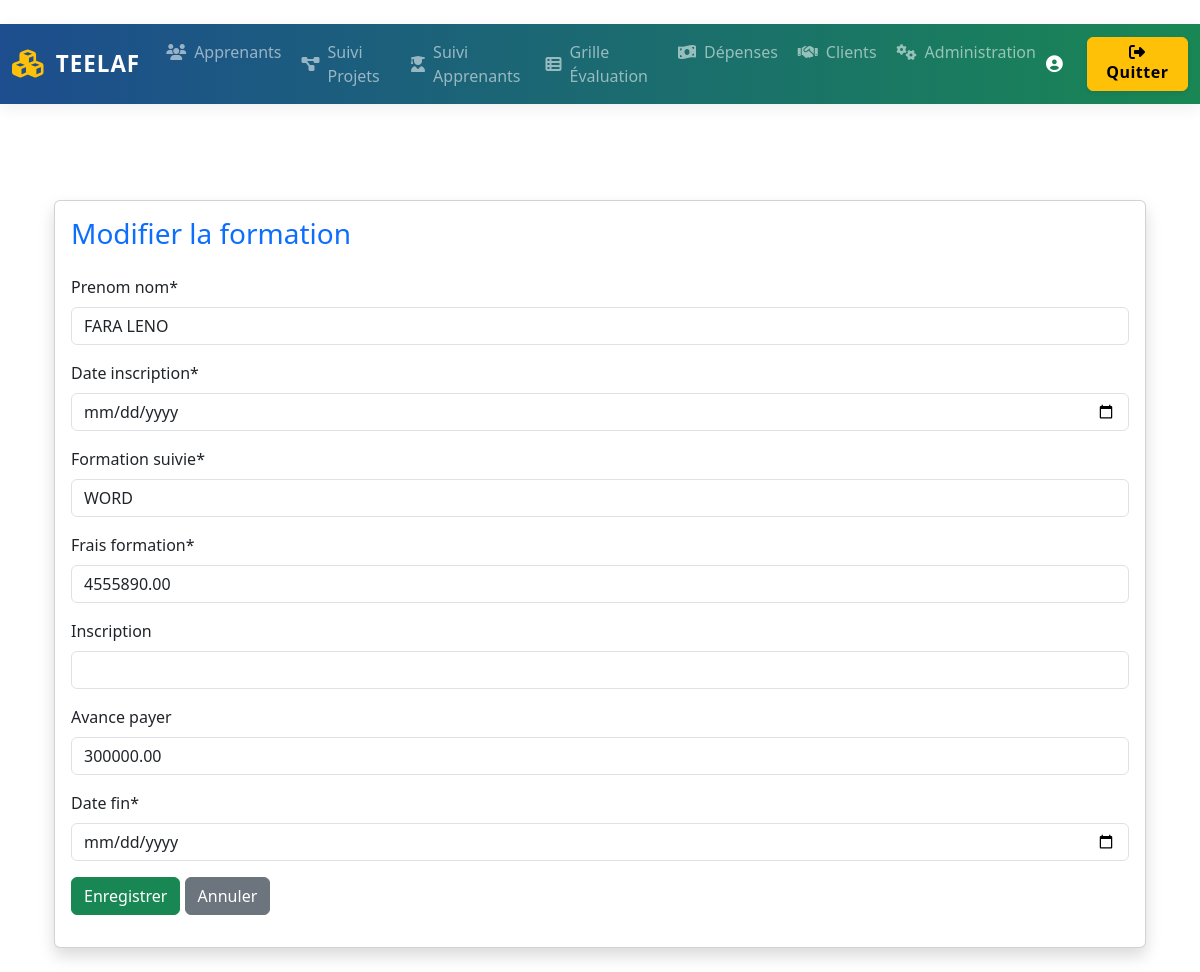
Screenshot of /depenses/formation/modifier/1/ with the database file from the repository.
### teelaf/Depenses/models.py (models this page shows, shortened)
class FraisFormation(models.Model):
    prenom_nom = models.CharField(max_length=255)
    date_inscription = models.DateField()
    formation_suivie = models.CharField(max_length=255)
    frais_formation = models.DecimalField(max_digits=10, decimal_places=2)
    inscription = models.DecimalField(
        max_digits=10, decimal_places=2, blank=True, null=True
    )  # <-- Non obligatoire
    avance_payer = models.DecimalField(
        max_digits=10, decimal_places=2, blank=True, null=True
    )  # <-- Non obligatoire
    date_fin = models.DateField()

### teelaf/Depenses/views.py (the view)
# urls.py: path('formation/modifier/<int:pk>/', views.modifier_formation, name='modifier_formation'),
def modifier_formation(request, pk):
    formation = get_object_or_404(FraisFormation, pk=pk)
    if request.method == 'POST':
        form = FraisFormationForm(request.POST, instance=formation)
        if form.is_valid():
            form.save()
            return redirect('depenses_main')
    else:
        form = FraisFormationForm(instance=formation)
    return render(request, 'Depenses/modifier_formation.html', {'form': form, 'formation': formation})

### teelaf/templates/Depenses/modifier_formation.html (shortened to what this page needs)
{% extends 'base.html' %}
{% load crispy_forms_tags %}
{% block content %}
<div class="container mt-5">
    <div class="card shadow">
        <div class="card-body">
            <h3 class="mb-4 text-primary">Modifier la formation</h3>
            <form method="post">
                {{ form|crispy }}
                <button type="submit" class="btn btn-success">Enregistrer</button>
                <a href="{% url 'depenses_main' %}" class="btn btn-secondary">Annuler</a>
            </form>
        </div>
    </div>
</div>
{% endblock %}

### rows the page displays
FraisFormation: prenom_nom "FARA LENO", formation_suivie "WORD", frais_formation "4555890.00", avance_payer "300000.00"
